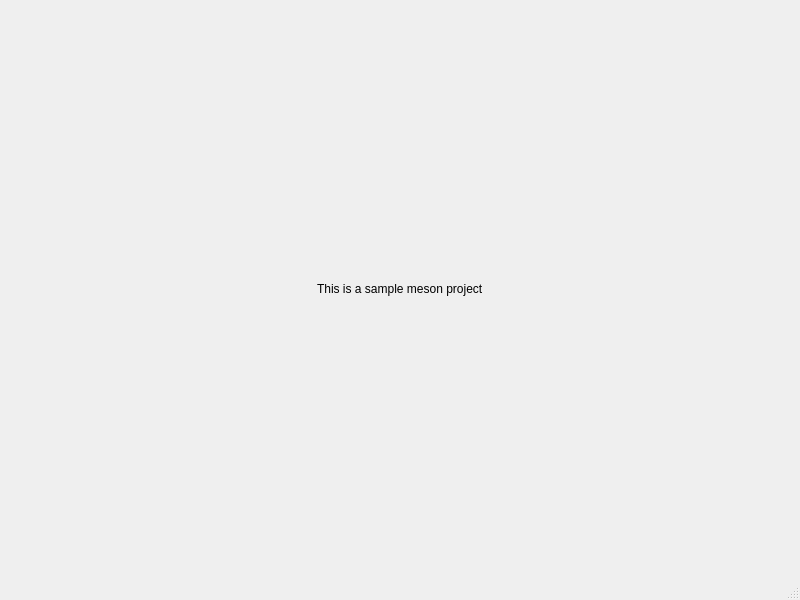
<?xml version="1.0" encoding="UTF-8"?>
<ui version="4.0">
 <class>MesonSampleProject</class>
 <widget class="QMainWindow" name="MesonSampleProject">
  <property name="geometry">
   <rect>
    <x>0</x>
    <y>0</y>
    <width>800</width>
    <height>600</height>
   </rect>
  </property>
  <property name="windowTitle">
   <string>MesonSampleProject</string>
  </property>
  <widget class="QWidget" name="centralwidget">
   <layout class="QGridLayout" name="gridLayout">
    <item row="0" column="0">
     <spacer name="horizontalSpacer">
      <property name="orientation">
       <enum>Qt::Horizontal</enum>
      </property>
      <property name="sizeHint" stdset="0">
       <size>
        <width>40</width>
        <height>20</height>
       </size>
      </property>
     </spacer>
    </item>
    <item row="0" column="1">
     <widget class="QLabel" name="label">
      <property name="text">
       <string>This is a sample meson project</string>
      </property>
     </widget>
    </item>
    <item row="0" column="2">
     <spacer name="horizontalSpacer_2">
      <property name="orientation">
       <enum>Qt::Horizontal</enum>
      </property>
      <property name="sizeHint" stdset="0">
       <size>
        <width>40</width>
        <height>20</height>
       </size>
      </property>
     </spacer>
    </item>
   </layout>
  </widget>
  <widget class="QMenuBar" name="menubar">
   <property name="geometry">
    <rect>
     <x>0</x>
     <y>0</y>
     <width>800</width>
     <height>29</height>
    </rect>
   </property>
  </widget>
  <widget class="QStatusBar" name="statusbar"/>
 </widget>
 <resources/>
 <connections/>
</ui>
